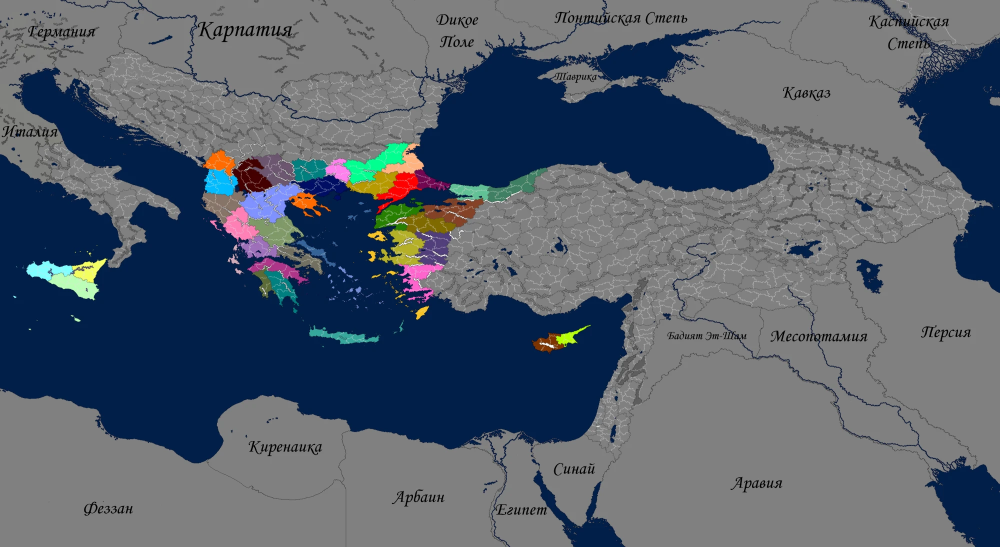
#> input picture source/regions.webp, 2000 x 1094 px, found by its file name (shown at 1/2 size)
$ python regseg.py
#> lines starting #> are read from the running program, lines starting #| are printed output that depends on the picture; after the words box and inside, x2 and y2 are one past the last pixel; in counts of white or black regions, pixels touching at a corner belong together
# Разбор карты регионов: каждый регион — свой цвет; белые линии внутри — провинции (части).
import json, sys
from collections import deque, Counter
import numpy as np
from PIL import Image, ImageFilter
SP = __import__('os').path.dirname(__import__('os').path.abspath(__file__)) + '/'
im = Image.open(SP + 'umap/regions.webp').convert('RGB')
#> im is the input picture: PIL image 2000x1094 RGB; mean R, G, B 86.1, 95.6, 108.1
a0 = np.asarray(im).astype(int); H, W, _ = a0.shape
#> after `H, W, _ = a0.shape`: H = 1094; W = 2000
NAVY = np.array([1, 31, 73])
dn = np.abs(a0 - NAVY).sum(axis=2)
sat = a0.max(2) - a0.min(2)
#> sat: shape (1094, 2000) int64; 256 distinct labels, from 0 to 255
L = (a0 * np.array([0.3, 0.59, 0.11])).sum(axis=2)
sea = dn < 60
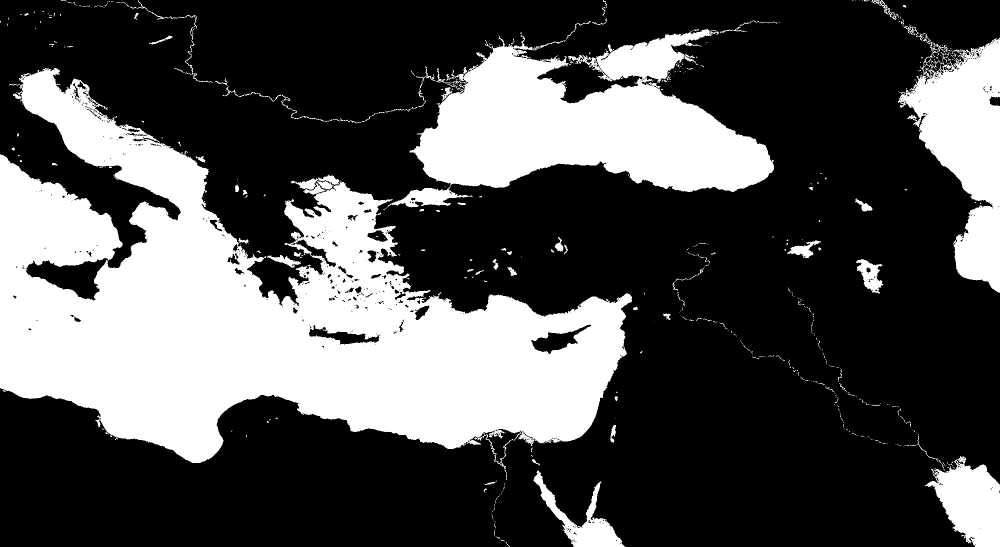
#> sea: shape (1094, 2000) bool (shown at 1/2 size); 31.6% white; 520 white regions (434 under 20 px), largest, box (x1, y1, x2, y2) and area: (0, 136, 1264, 960) 463320, (773, 58, 1548, 416) 138160, (1796, 76, 2000, 586) 52321
# сглаживаем цвет медианой, чтобы убрать шум сжатия, но линии берём из исходника
am = np.asarray(im.filter(ImageFilter.MedianFilter(5))).astype(int)
satm = am.max(2) - am.min(2)
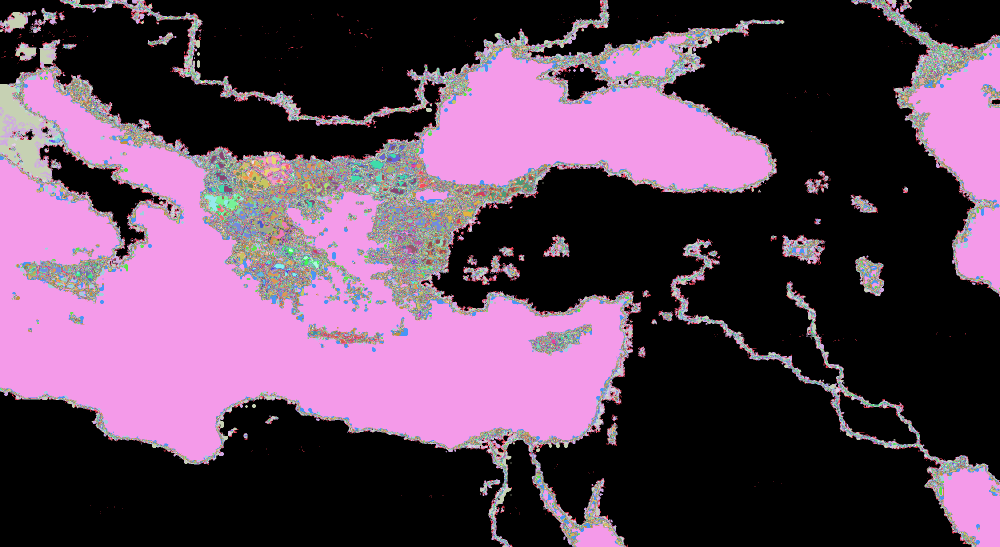
#> satm: shape (1094, 2000) int64 (shown at 1/2 size); 256 distinct labels, from 0 to 255; one colour per label, 0 black
colored = (satm > 30) & ~sea
#> colored: shape (1094, 2000) bool; 4.5% white; 3117 white regions (3030 under 20 px), largest, box (x1, y1, x2, y2) and area: (405, 283, 1095, 614) 73262, (52, 516, 213, 601) 6758, (1066, 649, 1182, 708) 2358
white = (sat < 40) & (L > 165)           # белые линии частей
#> white: shape (1094, 2000) bool; 0.56% white in thin lines or dots, all inside (x1, y1, x2, y2) = (59, 0, 1952, 902)
painted = colored & ~white
#> painted: shape (1094, 2000) bool; 4.5% white; 3132 white regions (3048 under 20 px), largest, box (x1, y1, x2, y2) and area: (405, 283, 1095, 614) 72118, (52, 516, 213, 601) 6744, (1066, 649, 1182, 708) 2331
# компоненты по цвету (допуск) — 4-связность
lab = -np.ones((H, W), int); comps = []
for y0 in range(H):
    for x0 in range(W):
        if not painted[y0, x0] or lab[y0, x0] >= 0: continue
        ref = am[y0, x0]; cid = len(comps); q = deque([(y0, x0)]); lab[y0, x0] = cid; px = []
        while q:
            y, x = q.popleft(); px.append((y, x))
            for Y, X in ((y + 1, x), (y - 1, x), (y, x + 1), (y, x - 1)):
                if 0 <= Y < H and 0 <= X < W and painted[Y, X] and lab[Y, X] < 0 and np.abs(am[Y, X] - ref).sum() < 45:
                    lab[Y, X] = cid; q.append((Y, X))
        ys = np.array([p[0] for p in px]); xs = np.array([p[1] for p in px])
        comps.append({'n': len(px), 'col': np.median(am[ys, xs], axis=0), 'cx': xs.mean(), 'cy': ys.mean()})
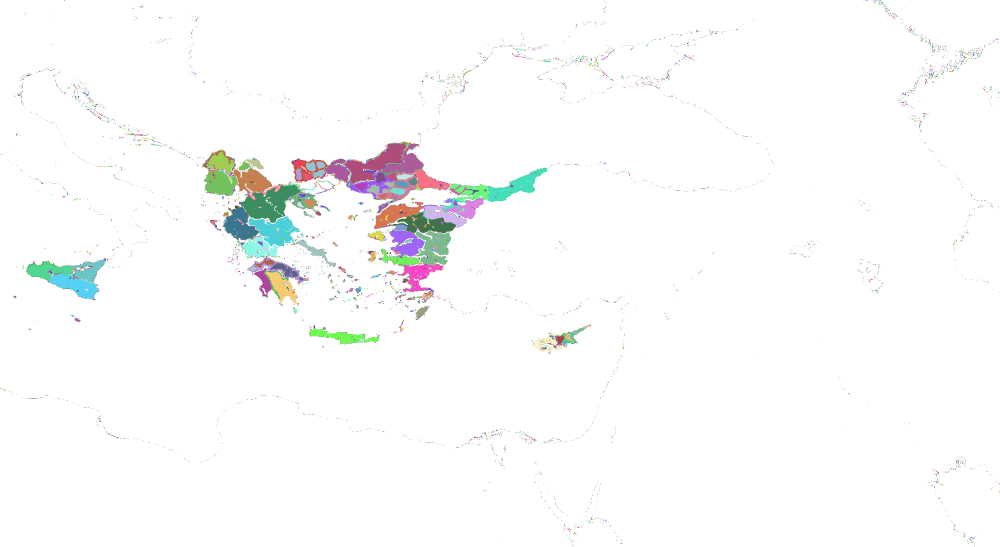
#> lab: shape (1094, 2000) int64 (shown at 1/2 size); 11491 distinct labels, from -1 to 11489; one colour per label, 0 black, -1 white
#> after the loop, comps = 11490 items
print('raw comps', len(comps), 'big', sum(c['n'] >= 30 for c in comps))
#| raw comps 11490 big 130
# объединяем компоненты одного цвета (острова одного региона) и отбрасываем мелочь
big = [i for i, c in enumerate(comps) if c['n'] >= 30]
#> big = 130 values from 765 to 10245
group = {}; reg = []
for i in sorted(big, key=lambda i: -comps[i]['n']):
    c = comps[i]; best = None
    for r in reg:
        if np.abs(r['col'] - c['col']).sum() < 22 and np.hypot(r['cx'] - c['cx'], r['cy'] - c['cy']) < 140:
            best = r; break
    if best is None:
        best = {'id': len(reg), 'col': c['col'], 'cx': c['cx'], 'cy': c['cy'], 'n': 0}; reg.append(best)
    group[i] = best['id']; best['n'] += c['n']
#> this loop made 130 passes
#> (i, c) on passes 2, 4, 5, 8, 9, 10, 11, 12, 15, 16: (2716, {'n': 3666, 'col': [3, 255, 145], 'cx': 750.9, 'cy': 326.3}), (6359, {'n': 2904, 'col': [81, 63, 122], 'cx': 868.7, 'cy': 495.1}), (3459, {'n': 2863, 'col': [65, 127, 100], 'cx': 1031.1, 'cy': 373}), (5792, {'n': 2468, 'col': [127, 106, 2], 'cx': 854.7, 'cy': 448.5}), (3505, {'n': 2213, 'col': [68, 0, 1], 'cx': 503.8, 'cy': 361.5}), (3582, {'n': 2167, 'col': [2, 187, 254], 'cx': 440.1, 'cy': 366.6}), (5295, {'n': 2147, 'col': [40, 127, 3], 'cx': 790.7, 'cy': 428.1}), (6336, {'n': 2045, 'col': [180, 176, 41], 'cx': 813, 'cy': 485.7}), (9949, {'n': 1732, 'col': [55, 165, 155], 'cx': 684, 'cy': 672.9}), (8269, {'n': 1712, 'col': [4, 128, 128], 'cx': 563.4, 'cy': 573})
#> i on passes 1, 3, 6, 7, 13, 14: 4353, 5936, 5522, 8357, 2703, 7785
#> after the loop, group = 130 items; reg = 73 items
rl = -np.ones((H, W), int)
#> rl: shape (1094, 2000) int64; every value is -1
for i, g in group.items(): rl[lab == i] = g
#> this loop made 130 passes
#> (i, g) on passes 1 to 12: (4353, 0), (2716, 1), (5936, 2), (6359, 3), (3459, 4), (5522, 5), (8357, 6), (5792, 7), (3505, 8), (3582, 9), (5295, 10), (6336, 11)
#> rl: shape (1094, 2000) int64; 74 distinct labels, from -1 to 72
# заливаем белые линии и мелкие обрывки ближайшим регионом (только внутри закрашенной зоны)
zone = (colored | white) & ~sea
#> zone: shape (1094, 2000) bool; 5% white; 7945 white regions (7855 under 20 px), largest, box (x1, y1, x2, y2) and area: (405, 283, 1095, 614) 74096, (52, 516, 213, 601) 6766, (1066, 649, 1182, 708) 2432
zone = np.asarray(Image.fromarray(zone.astype(np.uint8) * 255).filter(ImageFilter.MaxFilter(3))) > 0
#> zone: shape (1094, 2000) bool; 9.3% white; 2179 white regions (947 under 20 px), largest, box (x1, y1, x2, y2) and area: (404, 280, 1107, 615) 88652, (51, 515, 227, 602) 7562, (1796, 76, 2000, 216) 3482
zone &= ~sea
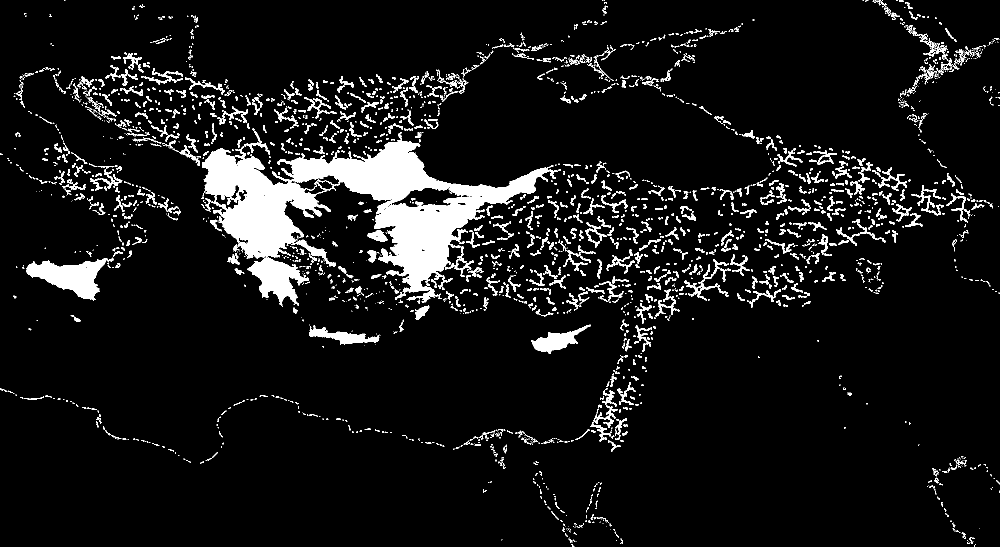
#> zone: shape (1094, 2000) bool (shown at 1/2 size); 7.9% white; 3151 white regions (2029 under 20 px), largest, box (x1, y1, x2, y2) and area: (404, 280, 1107, 614) 80055, (52, 515, 227, 601) 6933, (1063, 649, 1182, 708) 2581
q = deque((y, x) for y, x in zip(*np.nonzero(rl >= 0)))
while q:
    y, x = q.popleft(); v = rl[y, x]
    for Y, X in ((y + 1, x), (y - 1, x), (y, x + 1), (y, x - 1)):
        if 0 <= Y < H and 0 <= X < W and zone[Y, X] and rl[Y, X] < 0:
            rl[Y, X] = v; q.append((Y, X))
#> this loop made 94356 passes
#> (y, x) on passes 1 to 3: (109, 1216), (109, 1217), (110, 1216)
#> rl: shape (1094, 2000) int64; 74 distinct labels, from -1 to 72
# части (провинции): компоненты внутри региона, разделённые белыми линиями
parts = Counter()
pl = -np.ones((H, W), int); pid = 0
inner = (rl >= 0) & ~white
#> inner: shape (1094, 2000) bool; 4.2% white; 19 white regions (2 under 20 px), largest, box (x1, y1, x2, y2) and area: (404, 280, 1101, 614) 77574, (52, 516, 217, 601) 6874, (1063, 649, 1182, 708) 2480
for y0 in range(H):
    for x0 in range(W):
        if not inner[y0, x0] or pl[y0, x0] >= 0: continue
        r = rl[y0, x0]; q = deque([(y0, x0)]); pl[y0, x0] = pid; n = 0
        while q:
            y, x = q.popleft(); n += 1
            for Y, X in ((y + 1, x), (y - 1, x), (y, x + 1), (y, x - 1)):
                if 0 <= Y < H and 0 <= X < W and inner[Y, X] and pl[Y, X] < 0 and rl[Y, X] == r:
                    pl[Y, X] = pid; q.append((Y, X))
        if n >= 25: parts[r] += 1
        pid += 1
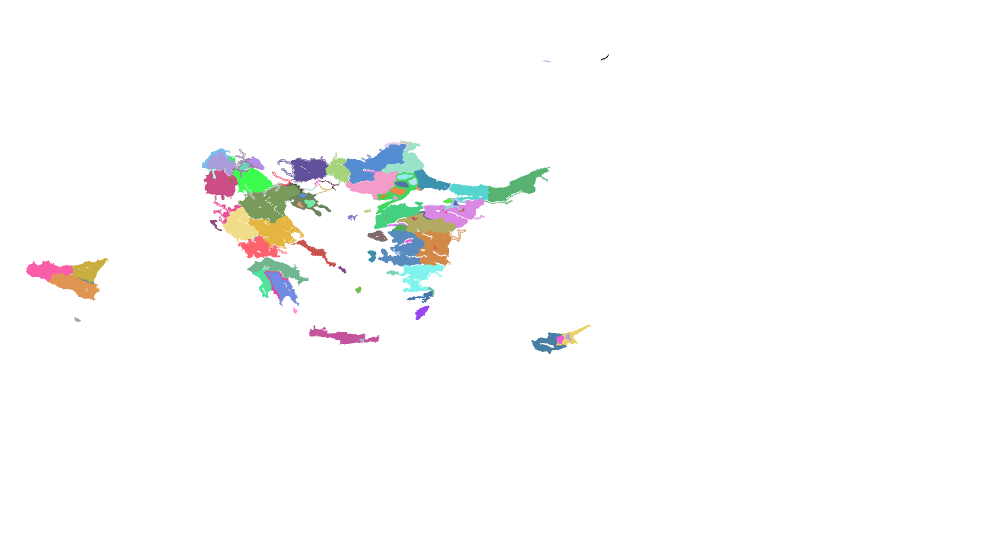
#> pl: shape (1094, 2000) int64 (shown at 1/2 size); 148 distinct labels, from -1 to 146; one colour per label, 0 black, -1 white
#> after the loop, parts = 73 items; pid = 147
for r in reg:
    m = rl == r['id']; ys, xs = np.nonzero(m)
    r['n'] = int(m.sum()); r['parts'] = max(1, parts[r['id']])
    r['col'] = [int(v) for v in r['col']]
    r['cx'] = float(xs.mean()); r['cy'] = float(ys.mean())
#> this loop made 73 passes
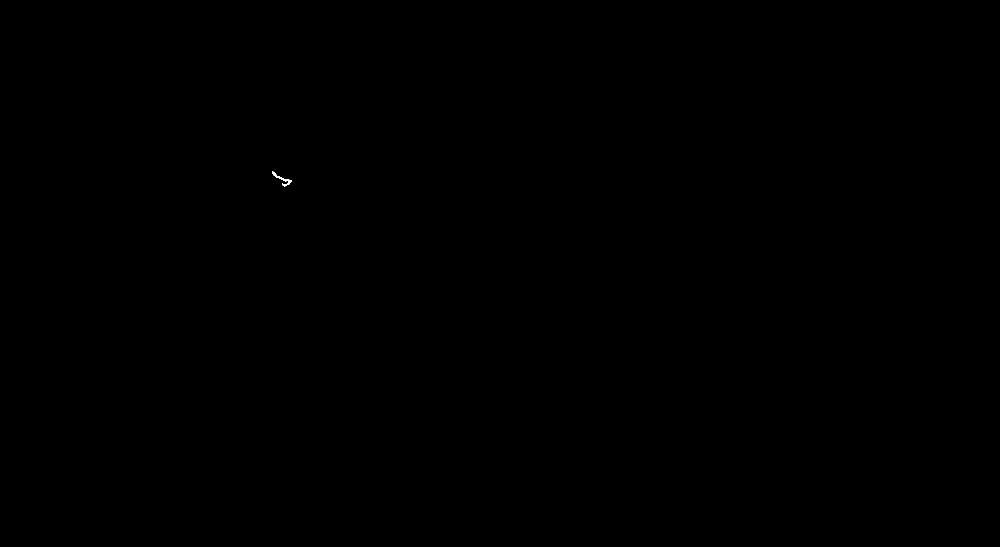
#> m: shape (1094, 2000) bool (shown at 1/2 size); 0.01% white; 1 white region, box (x1, y1, x2, y2) and area: (544, 343, 584, 373) 241
reg = [r for r in reg if r['n'] >= 60]
#> reg = 64 items
keep = {r['id'] for r in reg}
#> keep = 64 items
rl[~np.isin(rl, list(keep))] = -1
#> rl: shape (1094, 2000) int64; 65 distinct labels, from -1 to 72
np.save(SP + 'umap/rl.npy', rl)
json.dump(reg, open(SP + 'umap/regs.json', 'w'))
print('regions', len(reg), 'parts total', sum(r['parts'] for r in reg))
#| regions 64 parts total 90
print(sorted([(r['n'], r['parts']) for r in reg])[:10], '...')
#> (printed output is left out)
rng = np.random.default_rng(5); pal = rng.integers(30, 255, (max(keep) + 1, 3)).astype(np.uint8)
#> after `pal = rng.integers(30, 255, (max(keep) + 1, 3)).astype(np.uint8)`: pal = 73 rows, first 8: [180, 211, 35], [211, 135, 145], [171, 94, 250], [42, 92, 116], [158, 121, 59], [40, 30, 40], [63, 254, 72], [176, 198, 82]
out = np.asarray(im).copy(); m = rl >= 0; out[m] = pal[rl[m]]
#> after `m = rl >= 0`: m: shape (1094, 2000) bool; 4.3% white; 17 white regions, largest, box (x1, y1, x2, y2) and area: (404, 280, 1101, 614) 79541, (52, 516, 217, 601) 6896, (1063, 649, 1182, 708) 2537
out[white & m] = 255
Image.fromarray(out[250:720, 0:1250]).resize((1250 * 3 // 2 // 1, 470 * 3 // 2)).save(SP + 'umap/regseg.png')
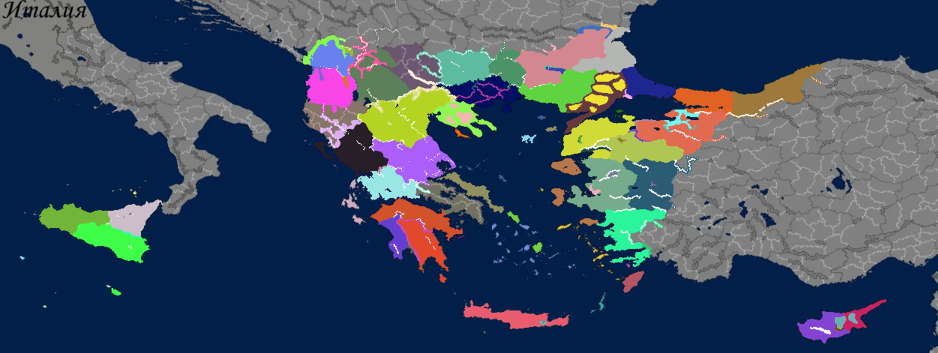
#> saved as regseg.png: PIL image 1875x705 RGB (shown at 1/2 size); mean R, G, B 58.3, 74.8, 94.3
